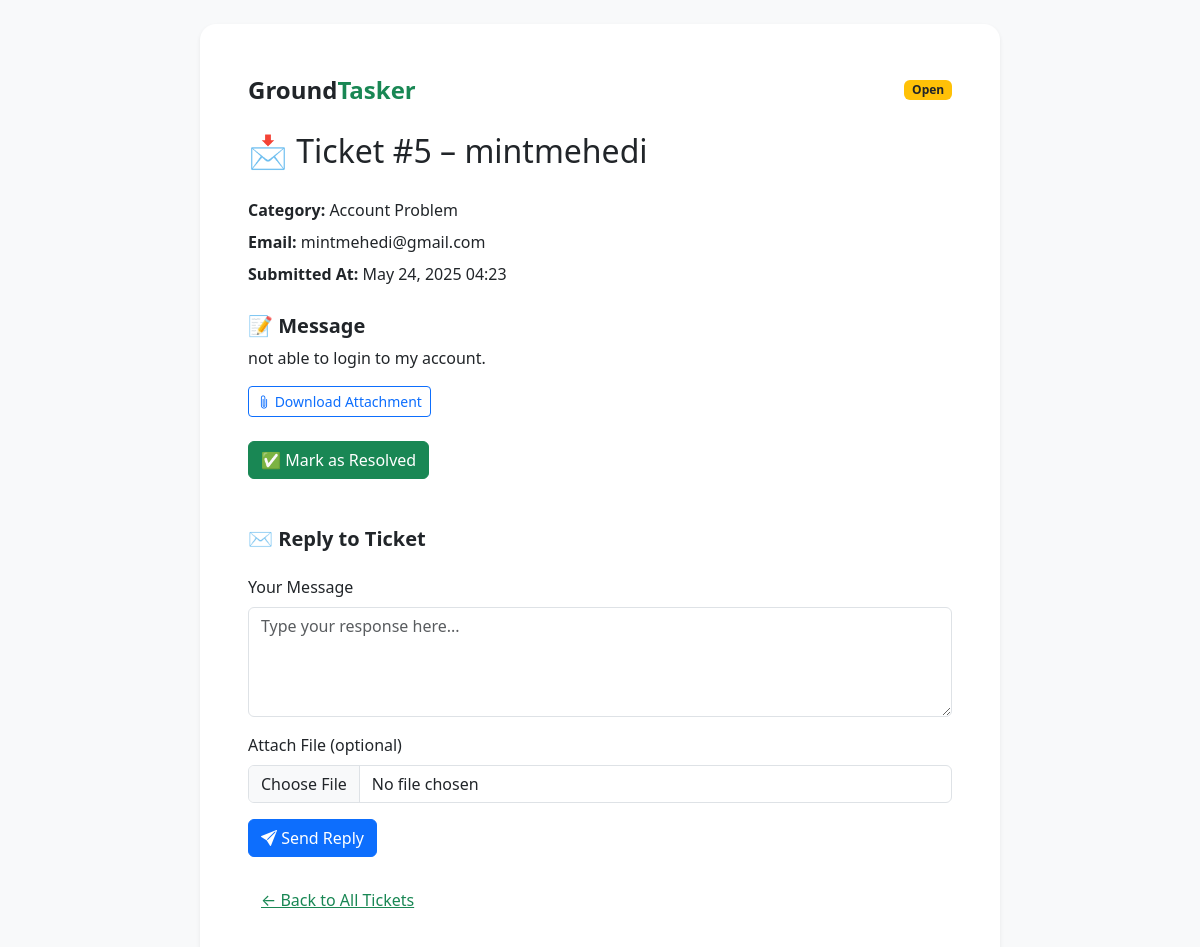
Page /admin-dashboard/tickets/5/ (signed in) on the committed database.
### adminpanel/models.py (models this page shows, shortened)
class Ticket(models.Model):
    STATUS_CHOICES = [
        ('open', 'Open'),
        ('closed', 'Closed'),
    ]
    user = models.ForeignKey(User, on_delete=models.CASCADE)
    full_name = models.CharField(max_length=255)
    email = models.EmailField()
    category = models.CharField(max_length=100, default='General Support')
    message = models.TextField()
    attachment = models.FileField(upload_to='support_attachments/', blank=True, null=True)
    status = models.CharField(max_length=10, choices=STATUS_CHOICES, default='open')
    created_at = models.DateTimeField(auto_now_add=True)

### adminpanel/views.py (the view, shortened to what this page needs)
# urls.py: path('tickets/<int:ticket_id>/', admin_ticket_detail, name='admin_ticket_detail'),
@staff_member_required
def admin_ticket_detail(request, ticket_id):
    ticket = get_object_or_404(Ticket, id=ticket_id)
    return render(request, 'admin_ticket_detail.html', {
        'ticket': ticket,
        'replies': TicketReply.objects.filter(ticket=ticket).order_by('created_at')
    })

### templates/admin_ticket_detail.html (shortened to what this page needs)
{% load static %}
<!DOCTYPE html>
<html lang="en">
<head>
  <link rel="stylesheet" href="{% static 'css/admin.css' %}">
  <link rel="stylesheet" href="https://cdn.jsdelivr.net/npm/bootstrap@5.3.3/dist/css/bootstrap.min.css">
  <link rel="stylesheet" href="https://cdn.jsdelivr.net/npm/bootstrap-icons@1.10.5/font/bootstrap-icons.css">
</head>
<body class="bg-light py-4">
  <div class="container shadow-sm bg-white p-5 rounded-4" style="max-width: 800px;">
    <div class="d-flex justify-content-between align-items-center mb-4">
      <a href="{% url 'admin_dashboard' %}" class="text-decoration-none fs-4 fw-semibold text-dark">
        Ground<span class="text-success">Tasker</span>
      </a>
      <span class="badge {% if ticket.status == 'closed' %}bg-success{% else %}bg-warning text-dark{% endif %}">
        {{ ticket.status|title }}
      </span>
    </div>
    <h2 class="mb-4">📩 Ticket #{{ ticket.id }} – {{ ticket.full_name }}</h2>
    <ul class="list-unstyled lh-lg">
      <li><strong>Category:</strong> {{ ticket.category }}</li>
      <li><strong>Email:</strong> {{ ticket.email }}</li>
      <li><strong>Submitted At:</strong> {{ ticket.created_at|date:"M d, Y H:i" }}</li>
    </ul>
    <div class="mt-4">
      <h5 class="fw-bold">📝 Message</h5>
      <p>{{ ticket.message }}</p>
    </div>
    {% if ticket.attachment %}
      <div class="mt-3">
        <a href="{{ ticket.attachment.url }}" class="btn btn-outline-primary btn-sm bi bi-paperclip" download>
          Download Attachment
        </a>
      </div>
    {% else %}
      <p class="text-muted mt-3">No attachment provided.</p>
    {% endif %}
    {% if ticket.status == 'open' %}
      <form method="post" class="mt-4">
        <button type="submit" class="btn btn-success">✅ Mark as Resolved</button>
      </form>
    {% else %}
      <p class="text-success fw-semibold mt-4">✅ This ticket is resolved.</p>
    {% endif %}
    <div class="mt-5">
      <h5 class="fw-bold mb-3">✉️ Reply to Ticket</h5>
        <form method="post" enctype="multipart/form-data" class="mt-4">
          <div class="mb-3">
            <label for="adminReply" class="form-label">Your Message</label>
            <textarea class="form-control" name="message" rows="4" placeholder="Type your response here..." required></textarea>
          </div>
          <div class="mb-3">
            <label class="form-label">Attach File (optional)</label>
            <input type="file" class="form-control" name="attachment">
          </div>
          <button type="submit" class="btn btn-primary">
            <i class="bi bi-send-fill"></i> Send Reply
          </button>
        </form>
    </div>
    <div class="mt-4">
      <a href="{% url 'admin_tickets' %}" class="btn btn-link text-success">← Back to All Tickets</a>
    </div>
  </div>
</body>
</html>

### static/css/admin.css (style rules this page uses)
body { font-family: 'Poppins', sans-serif; background-color: #f9f9f9; margin: 0; padding: 40px 20px; }
.container { max-width: 1100px; margin: 0 auto; }

### rows in the picture
Ticket: status "Open", id "5", full_name "mintmehedi", category "Account Problem", email "mintmehedi@gmail.com", created_at "May 24, 2025 04:23", message "not able to login to my account."
